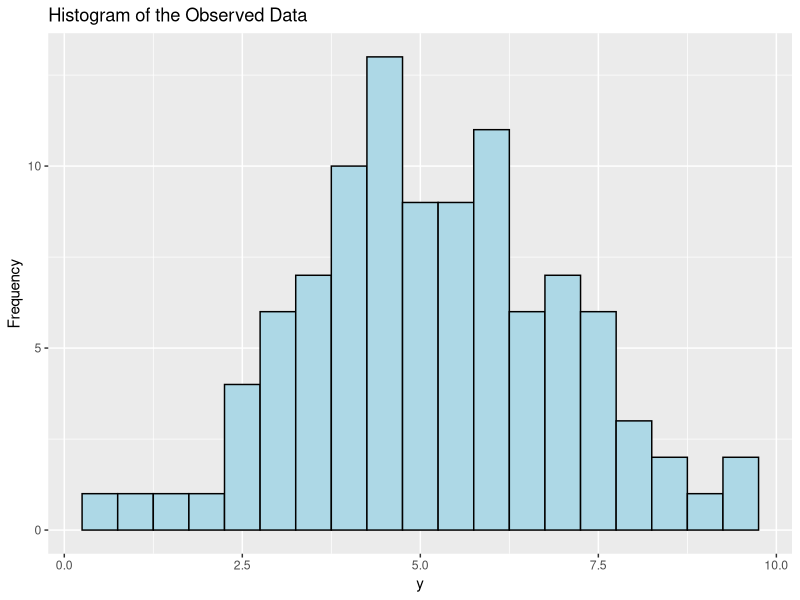
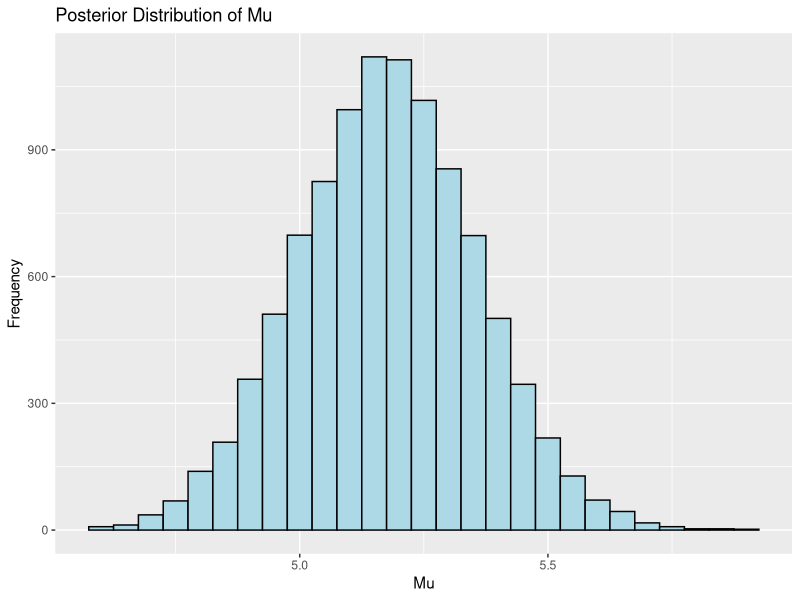
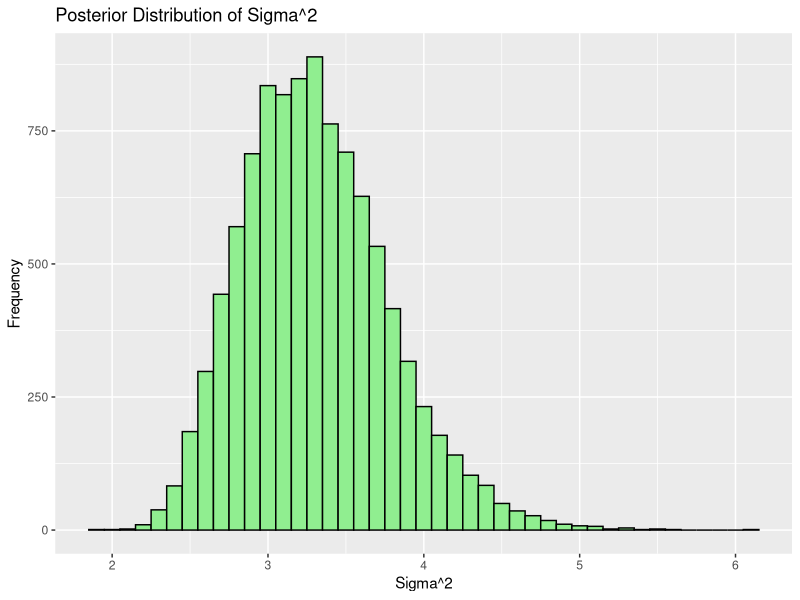

Write the R code that produced these figures, in order.
## ---- chunk 1
knitr::opts_chunk$set(echo = TRUE)
library(ggplot2)
## ---- chunk 2
# Set seed for reproducibility
set.seed(123)

# Generate synthetic data from N(5, 2^2)
n <- 100 # Number of observations
true_mu <- 5
true_sigma <- 2
y <- rnorm(n, mean = true_mu, sd = true_sigma)

# Plot the data
ggplot(data.frame(y), aes(x = y)) +
  geom_histogram(binwidth = 0.5, color = "black", fill = "lightblue") +
  ggtitle("Histogram of the Observed Data") +
  xlab("y") + ylab("Frequency")

## ---- chunk 3
# Prior parameters
mu_0 <- 0
tau2 <- 10^2
a <- 2
b <- 2

## ---- chunk 4
# Gibbs sampler function
gibbs_sampler <- function(y, mu_0, tau2, a, b, n_iter = 10000) {
  n <- length(y)
  y_bar <- mean(y)
  mu_samples <- numeric(n_iter)
  sigma2_samples <- numeric(n_iter)

  # Initialize parameters
  mu <- mean(y)
  sigma2 <- var(y)

  for (iter in 1:n_iter) {
    # Sample mu from its conditional posterior
    mu_n <- (mu_0 / tau2 + n * y_bar / sigma2) / (1 / tau2 + n / sigma2)
    sigma_mu_n <- sqrt(1 / (1 / tau2 + n / sigma2))
    mu <- rnorm(1, mean = mu_n, sd = sigma_mu_n)

    # Sample sigma^2 from its conditional posterior
    shape <- a + n / 2
    rate <- b + sum((y - mu)^2) / 2
    sigma2 <- 1 / rgamma(1, shape = shape, rate = rate)

    # Store samples
    mu_samples[iter] <- mu
    sigma2_samples[iter] <- sigma2
  }

  return(list(mu_samples = mu_samples, sigma2_samples = sigma2_samples))
}

## ---- chunk 5
# Run Gibbs sampler
n_iter <- 10000
samples <- gibbs_sampler(y, mu_0, tau2, a, b, n_iter)


# we have 10,000 samples from the posterior distributions of𝜇and σ

#Let's visualize the posterior distributions and provide summary statistics

# Posterior samples
mu_samples <- samples$mu_samples
sigma2_samples <- samples$sigma2_samples

# Plot posterior distribution of mu
ggplot(data.frame(mu_samples), aes(x = mu_samples)) +
  geom_histogram(binwidth = 0.05, color = "black", fill = "lightblue") +
  ggtitle("Posterior Distribution of Mu") +
  xlab("Mu") + ylab("Frequency")

## ---- chunk 6
# Plot posterior distribution of sigma^2
ggplot(data.frame(sigma2_samples), aes(x = sigma2_samples)) +
  geom_histogram(binwidth = 0.1, color = "black", fill = "lightgreen") +
  ggtitle("Posterior Distribution of Sigma^2") +
  xlab("Sigma^2") + ylab("Frequency")

## ---- chunk 7
# Summary statistics
mu_mean <- mean(mu_samples)
mu_ci <- quantile(mu_samples, c(0.025, 0.975))
sigma2_mean <- mean(sigma2_samples)
sigma2_ci <- quantile(sigma2_samples, c(0.025, 0.975))

mu_mean
mu_ci
sigma2_mean
sigma2_ci

